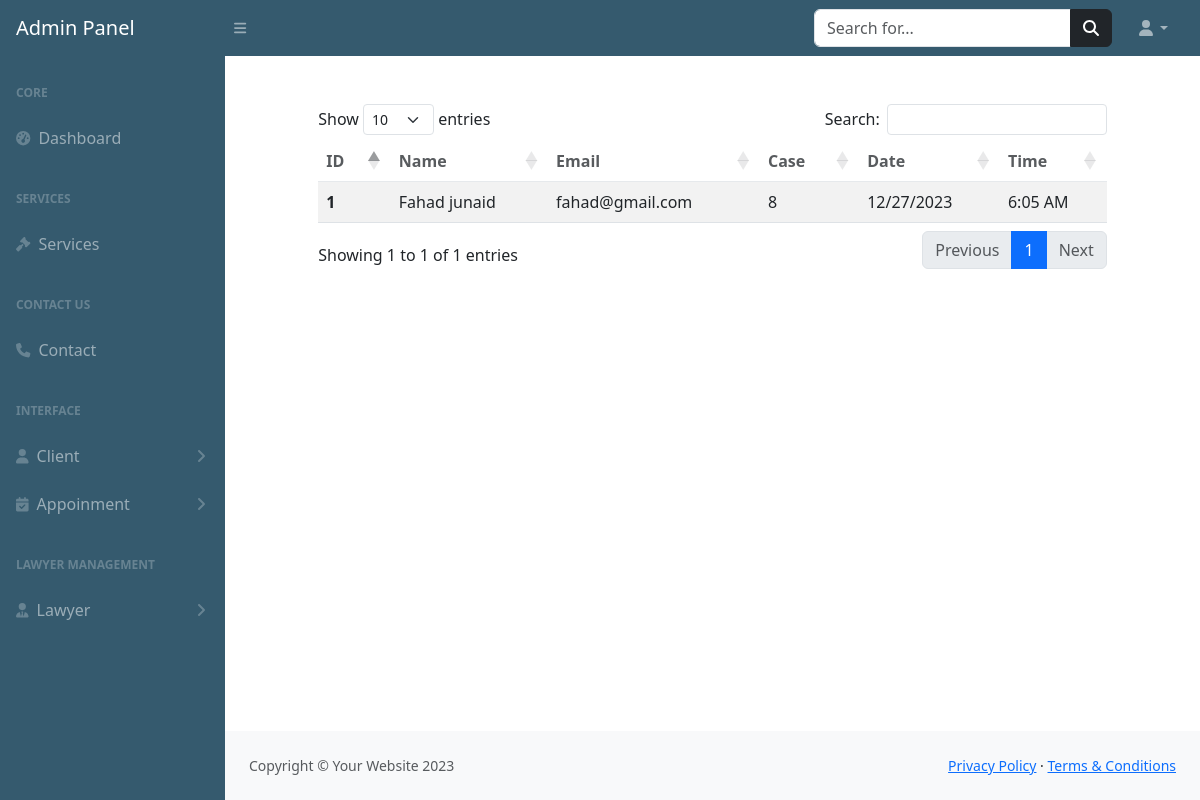
Screenshot of /admin-panel/viewappo.php (signed in) with the database file from the repository.
### tables this page shows
CREATE TABLE `appoinment` (
  `id` int(255) NOT NULL,
  `name` varchar(255) NOT NULL,
  `email` varchar(255) NOT NULL,
  `case` int(255) NOT NULL,
  `date` varchar(255) NOT NULL,
  `time` varchar(255) NOT NULL
);

### admin-panel/viewappo.php (the view, shortened to what this page needs)
<?php
include("includes/header.php");
include("includes/topbar.php");
include("includes/sidebar.php");
include("../config.php");
$select="SELECT *FROM `appoinment` as a inner join `cases` as c on a.case=c.cid";
$query=mysqli_query($connection,$select);
if (mysqli_num_rows($query)>0) {
?>
<div class="container mt-5">
<div class="row justify-content-center">
    <div class="col-xl-10 col-lg-12 col-md-9">
    <table id="example" class="table table-striped" style="width:100%">
        <thead class="bg-warning p-2 text-dark bg-opacity-10" style="opacity: 75%;">
            <tr>
            <th scope="col">ID</th>
            <th scope="col">Name</th>
            <th scope="col">Email</th>
            <th scope="col">Case</th>
            <th scope="col">Date</th>
            <th scope="col">Time</th>
            </tr>
        </thead>
        <tbody>
            <?php
            while ($data=mysqli_fetch_assoc($query)) {
            ?>
            <tr>
            <th scope="row"><?php echo $data['id']?></th>
            <td><?php echo $data['name']?></td>
            <td><?php echo $data['email']?></td>
            <td><?php echo $data['case']?></td>
            <td><?php echo $data['date']?></td>
            <td><?php echo $data['time']?></td>
        </tr>
       <?php
}
}
            ?>
        </tbody>
    </table>
    </div>
</div>
</div>
<?php
include("includes/footer.php");
?>
</body>
</html>

### rows the page displays
appoinment: id "1", name "Fahad junaid", email "fahad@gmail.com", case "8", date "12/27/2023", time "6:05 AM"
